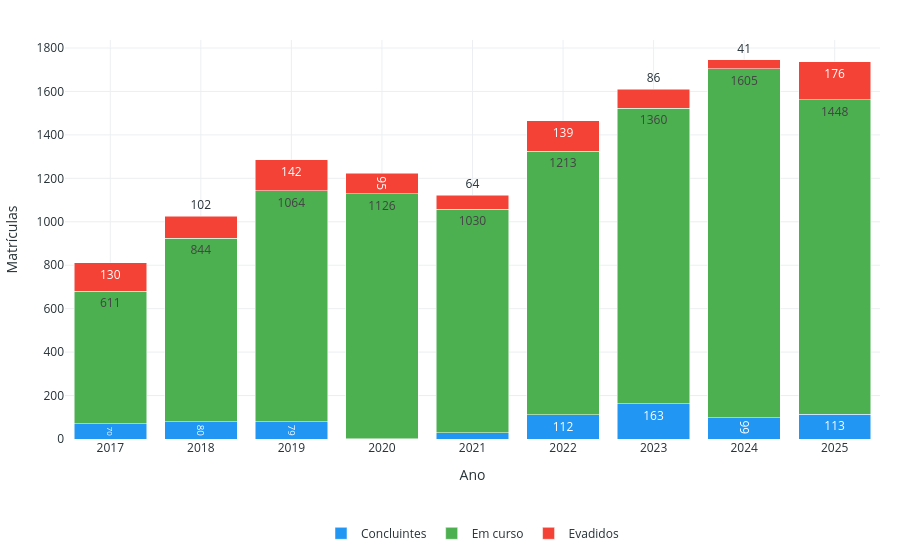

Source (notebook cell):
### Markdown cell above
#### Gráfico 3 — Matrículas por Ano e Categoria

Mostra o volume de matrículas distribuído entre estudantes em curso, concluintes e evadidos.

### Code cell
mat_cat = (
    df.groupby(["Ano", "Categoria da Situação"])["Código da Matricula"]
    .count()
    .reset_index(name="Qtd")
)

fig_g3 = px.bar(
    mat_cat,
    x="Ano",
    y="Qtd",
    color="Categoria da Situação",
    barmode="stack",
    color_discrete_map=CORES_CATEGORIA,
    title="3 — Matrículas por Ano e Categoria",
    labels={"Qtd": "Matrículas", "Categoria da Situação": ""},
    text_auto=True,
)
fig_g3.update_xaxes(tickmode="linear", dtick=1)
fig_g3.update_layout(legend=dict(orientation="h", yanchor="top", y=-0.2, xanchor="center", x=0.5))
aplicar_layout_light(fig_g3, legenda_y=-0.2)
fig_g3.show()

mat_cat.head()

### Figure 1 — Plotly figure (JSON) as saved in the notebook; plotly's stock layout.template omitted (floating-point values rounded to 4 significant figures)
{"data": [{"hovertemplate": "=Concluintes<br>Ano=%{x}<br>Matrículas=%{y}<extra></extra>", "legendgroup": "Concluintes", "marker": {"color": "#2196F3", "pattern": {"shape": ""}}, "name": "Concluintes", "orientation": "v", "showlegend": true, "textposition": "auto", "texttemplate": "%{y}", "type": "bar", "x": [2017, 2018, 2019, 2020, 2021, 2022, 2023, 2024, 2025], "xaxis": "x", "y": [70, 80, 79, 2, 28, 112, 163, 99, 113], "yaxis": "y"}, {"hovertemplate": "=Em curso<br>Ano=%{x}<br>Matrículas=%{y}<extra></extra>", "legendgroup": "Em curso", "marker": {"color": "#4CAF50", "pattern": {"shape": ""}}, "name": "Em curso", "orientation": "v", "showlegend": true, "textposition": "auto", "texttemplate": "%{y}", "type": "bar", "x": [2017, 2018, 2019, 2020, 2021, 2022, 2023, 2024, 2025], "xaxis": "x", "y": [611, 844, 1064, 1126, 1030, 1213, 1360, 1605, 1448], "yaxis": "y"}, {"hovertemplate": "=Evadidos<br>Ano=%{x}<br>Matrículas=%{y}<extra></extra>", "legendgroup": "Evadidos", "marker": {"color": "#F44336", "pattern": {"shape": ""}}, "name": "Evadidos", "orientation": "v", "showlegend": true, "textposition": "auto", "texttemplate": "%{y}", "type": "bar", "x": [2017, 2018, 2019, 2020, 2021, 2022, 2023, 2024, 2025], "xaxis": "x", "y": [130, 102, 142, 95, 64, 139, 86, 41, 176], "yaxis": "y"}], "layout": {"barmode": "stack", "font": {"color": "#263238"}, "legend": {"orientation": "h", "title": {"text": ""}, "tracegroupgap": 0, "x": 0.5, "xanchor": "center", "y": -0.2, "yanchor": "top"}, "margin": {"b": 85, "l": 20, "r": 20, "t": 40}, "paper_bgcolor": "white", "plot_bgcolor": "white", "title": {"text": ""}, "xaxis": {"anchor": "y", "domain": [0, 1], "dtick": 1, "gridcolor": "#ECEFF1", "showgrid": true, "tickmode": "linear", "title": {"text": "Ano"}, "zeroline": false}, "yaxis": {"anchor": "x", "domain": [0, 1], "gridcolor": "#ECEFF1", "showgrid": true, "title": {"text": "Matrículas"}, "zeroline": false}}}
